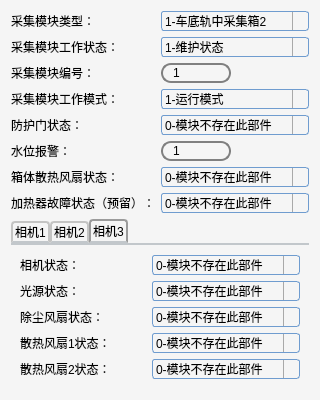
<?xml version="1.0" encoding="UTF-8"?>
<ui version="4.0">
 <class>StatePacket</class>
 <widget class="QDialog" name="StatePacket">
  <property name="geometry">
   <rect>
    <x>0</x>
    <y>0</y>
    <width>301</width>
    <height>400</height>
   </rect>
  </property>
  <property name="windowTitle">
   <string>Dialog</string>
  </property>
  <property name="styleSheet">
   <string notr="true">/*QComboBox*/

QComboBox {
border: 1px solid rgb(111, 156, 207);
border-radius: 3px;
padding: 1px 18px 1px 3px;
min-width: 9em;
max-width: 9em;
}
QComboBox::drop-down {
subcontrol-origin: padding;
subcontrol-position: top right;
width: 15px;
border-left-width: 1px;
border-left-color: darkgray;
border-left-style: solid;
border-top-right-radius: 3px;
border-bottom-right-radius: 3px;
}
QComboBox QAbstractItemView {
border: 2px solid darkgray;
selection-background-color: lightgray;
}

/*QLineEdit*/

QLineEdit{
min-width:50px;
max-width:50px;
border: 2px solid gray;
border-radius: 10px;
padding: 0 8px;
background: yellow;
selection-background-color: darkgray;
}

/*QPushButton*/

QPushButton{
min-width:75px;
max-width:75px;
min-height:20px;
border:1px solid black;
border-radius:5px;
}
QPushButton:hover{
background-color: #333333;
border-color: #444444;
color:rgb(255,255,255);
}
QPushButton:pressed{
background-color: #111111;
border-color: #333333;
color: yellow;
}

/*QTabWidget*/
QTabWidget::tab-bar {
alignment: left;
}
QTabWidget::pane {
border-top: 2px solid #C2C7CB;
}
QTabBar::tab:selected {
margin-top:0px;
border-color: #9B9B9B;
border-bottom-color: #C2C7CB;
}
QTabBar::tab:!selected {
margin-top: 2px;
}
QTabBar::tab {
background: qlineargradient(x1: 0, y1: 0, x2: 0, y2: 1,
stop: 0 #E1E1E1, stop: 0.4 #DDDDDD,
stop: 0.5 #D8D8D8, stop: 1.0 #D3D3D3);
border: 2px solid #C4C4C3;
border-bottom-color: #C2C7CB;
border-top-left-radius: 4px;
border-top-right-radius: 4px;
min-width: 8ex;
padding: 2px;
}

/*QWidget*/
QWidget{
background-color:#F5F5F5;
}

/*QGroupBox*/
QGroupBox {
border: 2px solid gray;
border-radius: 5px;
margin-top: 1ex;
}
QGroupBox::title {
subcontrol-origin: margin;
subcontrol-position: top center;
padding: 0 3px;
background-color: qlineargradient(x1: 0, y1: 0, x2: 0, y2: 1,
stop: 0 #FF0ECE, stop: 1 #FFFFFF);
}

/*QCheckBox*/

QCheckBox::indicator{
width: 13px;
height: 13px;
background-color: #00FF00;
border: 1px solid #000000;
border-radius:4px;
}
QCheckBox::indicator::checked{
background-color: qradialgradient(cx:0.5, cy:0.5, fx:0.25, fy:0.15,
radius:0.3, stop:0 #FF0000, stop:1 #FFFFFF);
}

/*QtextEdit*/

QTextEdit{
border: 1px solid gray;
border-radius: 5px;
}
QTextEdit#textEdit{
background-color: rgb(235, 255, 203);
}
QTextEdit#textEdit_2{
background-color: rgb(194, 255, 194);
}
QTextEdit#textEdit_3{
background-color: rgb(170, 255, 127);
}
QScrollBar:vertical{
width:8px;
background:rgba(0,0,0,0%);
margin:0px,0px,0px,0px;
padding-top:9px;
padding-bottom:9px;
}
QScrollBar::handle:vertical{
width:8px;
background:rgba(0,0,0,25%);
border-radius:4px;
min-height:20;
}
QScrollBar::handle:vertical:hover{
width:8px;
background:rgba(0,0,0,50%);
border-radius:4px;
min-height:20;
}</string>
  </property>
  <layout class="QVBoxLayout" name="verticalLayout_2">
   <item>
    <layout class="QGridLayout" name="gridLayout">
     <item row="0" column="0">
      <widget class="QLabel" name="label">
       <property name="text">
        <string>采集模块类型：</string>
       </property>
      </widget>
     </item>
     <item row="0" column="1" colspan="2">
      <widget class="QComboBox" name="comboBox">
       <item>
        <property name="text">
         <string>1-车底轨中采集箱2</string>
        </property>
       </item>
       <item>
        <property name="text">
         <string>2-车底轨中采集箱1</string>
        </property>
       </item>
       <item>
        <property name="text">
         <string>3-车底轨外采集箱</string>
        </property>
       </item>
       <item>
        <property name="text">
         <string>4-走行部侧面采集箱</string>
        </property>
       </item>
       <item>
        <property name="text">
         <string>5-车体侧面采集箱</string>
        </property>
       </item>
       <item>
        <property name="text">
         <string>6-车顶采集模块</string>
        </property>
       </item>
      </widget>
     </item>
     <item row="1" column="0">
      <widget class="QLabel" name="label_2">
       <property name="text">
        <string>采集模块工作状态：</string>
       </property>
      </widget>
     </item>
     <item row="1" column="1" colspan="2">
      <widget class="QComboBox" name="comboBox_2">
       <item>
        <property name="text">
         <string>1-维护状态</string>
        </property>
       </item>
       <item>
        <property name="text">
         <string>2-休眠状态</string>
        </property>
       </item>
       <item>
        <property name="text">
         <string>3-激活状态</string>
        </property>
       </item>
       <item>
        <property name="text">
         <string>4-拍摄状态</string>
        </property>
       </item>
       <item>
        <property name="text">
         <string>5-错误状态</string>
        </property>
       </item>
      </widget>
     </item>
     <item row="2" column="0">
      <widget class="QLabel" name="label_3">
       <property name="text">
        <string>采集模块编号：</string>
       </property>
      </widget>
     </item>
     <item row="2" column="1" colspan="2">
      <widget class="QLineEdit" name="lineEdit">
       <property name="text">
        <string>1</string>
       </property>
      </widget>
     </item>
     <item row="3" column="0">
      <widget class="QLabel" name="label_4">
       <property name="text">
        <string>采集模块工作模式：</string>
       </property>
      </widget>
     </item>
     <item row="3" column="1" colspan="2">
      <widget class="QComboBox" name="comboBox_3">
       <item>
        <property name="text">
         <string>1-运行模式</string>
        </property>
       </item>
       <item>
        <property name="text">
         <string>2-维护模式</string>
        </property>
       </item>
      </widget>
     </item>
     <item row="4" column="0">
      <widget class="QLabel" name="label_10">
       <property name="text">
        <string>防护门状态：</string>
       </property>
      </widget>
     </item>
     <item row="5" column="0">
      <widget class="QLabel" name="label_11">
       <property name="text">
        <string>水位报警：</string>
       </property>
      </widget>
     </item>
     <item row="6" column="0">
      <widget class="QLabel" name="label_12">
       <property name="text">
        <string>箱体散热风扇状态：</string>
       </property>
      </widget>
     </item>
     <item row="4" column="1" colspan="2">
      <widget class="QComboBox" name="comboBox_9">
       <item>
        <property name="text">
         <string>0-模块不存在此部件</string>
        </property>
       </item>
       <item>
        <property name="text">
         <string>1-部件打开</string>
        </property>
       </item>
       <item>
        <property name="text">
         <string>2-部件关闭</string>
        </property>
       </item>
       <item>
        <property name="text">
         <string>3-部件故障</string>
        </property>
       </item>
      </widget>
     </item>
     <item row="5" column="1" colspan="2">
      <widget class="QLineEdit" name="lineEdit_2">
       <property name="text">
        <string>1</string>
       </property>
      </widget>
     </item>
     <item row="6" column="1" colspan="2">
      <widget class="QComboBox" name="comboBox_10">
       <item>
        <property name="text">
         <string>0-模块不存在此部件</string>
        </property>
       </item>
       <item>
        <property name="text">
         <string>1-部件打开</string>
        </property>
       </item>
       <item>
        <property name="text">
         <string>2-部件关闭</string>
        </property>
       </item>
       <item>
        <property name="text">
         <string>3-部件故障</string>
        </property>
       </item>
      </widget>
     </item>
     <item row="7" column="0">
      <widget class="QLabel" name="label_13">
       <property name="text">
        <string>加热器故障状态（预留）：</string>
       </property>
      </widget>
     </item>
     <item row="7" column="1" colspan="2">
      <widget class="QComboBox" name="comboBox_11">
       <item>
        <property name="text">
         <string>0-模块不存在此部件</string>
        </property>
       </item>
       <item>
        <property name="text">
         <string>1-部件打开</string>
        </property>
       </item>
       <item>
        <property name="text">
         <string>2-部件关闭</string>
        </property>
       </item>
       <item>
        <property name="text">
         <string>3-部件故障</string>
        </property>
       </item>
      </widget>
     </item>
    </layout>
   </item>
   <item>
    <widget class="QTabWidget" name="tabWidget">
     <property name="currentIndex">
      <number>2</number>
     </property>
     <widget class="QWidget" name="tab">
      <attribute name="title">
       <string>相机1</string>
      </attribute>
      <layout class="QVBoxLayout" name="verticalLayout">
       <item>
        <layout class="QGridLayout" name="gridLayout_5">
         <item row="0" column="0">
          <widget class="QLabel" name="label_19">
           <property name="text">
            <string>相机状态：</string>
           </property>
          </widget>
         </item>
         <item row="0" column="1">
          <widget class="QComboBox" name="comboBox_17">
           <item>
            <property name="text">
             <string>0-模块不存在此部件</string>
            </property>
           </item>
           <item>
            <property name="text">
             <string>1-部件打开</string>
            </property>
           </item>
           <item>
            <property name="text">
             <string>2-部件关闭</string>
            </property>
           </item>
           <item>
            <property name="text">
             <string>3-部件故障</string>
            </property>
           </item>
          </widget>
         </item>
         <item row="1" column="0">
          <widget class="QLabel" name="label_20">
           <property name="text">
            <string>光源状态：</string>
           </property>
          </widget>
         </item>
         <item row="1" column="1">
          <widget class="QComboBox" name="comboBox_18">
           <item>
            <property name="text">
             <string>0-模块不存在此部件</string>
            </property>
           </item>
           <item>
            <property name="text">
             <string>1-部件打开</string>
            </property>
           </item>
           <item>
            <property name="text">
             <string>2-部件关闭</string>
            </property>
           </item>
           <item>
            <property name="text">
             <string>3-部件故障</string>
            </property>
           </item>
          </widget>
         </item>
         <item row="2" column="0">
          <widget class="QLabel" name="label_21">
           <property name="text">
            <string>除尘风扇状态：</string>
           </property>
          </widget>
         </item>
         <item row="2" column="1">
          <widget class="QComboBox" name="comboBox_19">
           <item>
            <property name="text">
             <string>0-模块不存在此部件</string>
            </property>
           </item>
           <item>
            <property name="text">
             <string>1-部件打开</string>
            </property>
           </item>
           <item>
            <property name="text">
             <string>2-部件关闭</string>
            </property>
           </item>
           <item>
            <property name="text">
             <string>3-部件故障</string>
            </property>
           </item>
          </widget>
         </item>
         <item row="3" column="0">
          <widget class="QLabel" name="label_22">
           <property name="text">
            <string>散热风扇1状态：</string>
           </property>
          </widget>
         </item>
         <item row="3" column="1">
          <widget class="QComboBox" name="comboBox_20">
           <item>
            <property name="text">
             <string>0-模块不存在此部件</string>
            </property>
           </item>
           <item>
            <property name="text">
             <string>1-部件打开</string>
            </property>
           </item>
           <item>
            <property name="text">
             <string>2-部件关闭</string>
            </property>
           </item>
           <item>
            <property name="text">
             <string>3-部件故障</string>
            </property>
           </item>
          </widget>
         </item>
         <item row="4" column="0">
          <widget class="QLabel" name="label_23">
           <property name="text">
            <string>散热风扇2状态：</string>
           </property>
          </widget>
         </item>
         <item row="4" column="1">
          <widget class="QComboBox" name="comboBox_21">
           <item>
            <property name="text">
             <string>0-模块不存在此部件</string>
            </property>
           </item>
           <item>
            <property name="text">
             <string>1-部件打开</string>
            </property>
           </item>
           <item>
            <property name="text">
             <string>2-部件关闭</string>
            </property>
           </item>
           <item>
            <property name="text">
             <string>3-部件故障</string>
            </property>
           </item>
          </widget>
         </item>
        </layout>
       </item>
      </layout>
     </widget>
     <widget class="QWidget" name="tab_2">
      <attribute name="title">
       <string>相机2</string>
      </attribute>
      <layout class="QVBoxLayout" name="verticalLayout_3">
       <item>
        <layout class="QGridLayout" name="gridLayout_4">
         <item row="0" column="0">
          <widget class="QLabel" name="label_14">
           <property name="text">
            <string>相机状态：</string>
           </property>
          </widget>
         </item>
         <item row="0" column="1">
          <widget class="QComboBox" name="comboBox_12">
           <item>
            <property name="text">
             <string>0-模块不存在此部件</string>
            </property>
           </item>
           <item>
            <property name="text">
             <string>1-部件打开</string>
            </property>
           </item>
           <item>
            <property name="text">
             <string>2-部件关闭</string>
            </property>
           </item>
           <item>
            <property name="text">
             <string>3-部件故障</string>
            </property>
           </item>
          </widget>
         </item>
         <item row="1" column="0">
          <widget class="QLabel" name="label_15">
           <property name="text">
            <string>光源状态：</string>
           </property>
          </widget>
         </item>
         <item row="1" column="1">
          <widget class="QComboBox" name="comboBox_13">
           <item>
            <property name="text">
             <string>0-模块不存在此部件</string>
            </property>
           </item>
           <item>
            <property name="text">
             <string>1-部件打开</string>
            </property>
           </item>
           <item>
            <property name="text">
             <string>2-部件关闭</string>
            </property>
           </item>
           <item>
            <property name="text">
             <string>3-部件故障</string>
            </property>
           </item>
          </widget>
         </item>
         <item row="2" column="0">
          <widget class="QLabel" name="label_16">
           <property name="text">
            <string>除尘风扇状态：</string>
           </property>
          </widget>
         </item>
         <item row="2" column="1">
          <widget class="QComboBox" name="comboBox_14">
           <item>
            <property name="text">
             <string>0-模块不存在此部件</string>
            </property>
           </item>
           <item>
            <property name="text">
             <string>1-部件打开</string>
            </property>
           </item>
           <item>
            <property name="text">
             <string>2-部件关闭</string>
            </property>
           </item>
           <item>
            <property name="text">
             <string>3-部件故障</string>
            </property>
           </item>
          </widget>
         </item>
         <item row="3" column="0">
          <widget class="QLabel" name="label_17">
           <property name="text">
            <string>散热风扇1状态：</string>
           </property>
          </widget>
         </item>
         <item row="3" column="1">
          <widget class="QComboBox" name="comboBox_15">
           <item>
            <property name="text">
             <string>0-模块不存在此部件</string>
            </property>
           </item>
           <item>
            <property name="text">
             <string>1-部件打开</string>
            </property>
           </item>
           <item>
            <property name="text">
             <string>2-部件关闭</string>
            </property>
           </item>
           <item>
            <property name="text">
             <string>3-部件故障</string>
            </property>
           </item>
          </widget>
         </item>
         <item row="4" column="0">
          <widget class="QLabel" name="label_18">
           <property name="text">
            <string>散热风扇2状态：</string>
           </property>
          </widget>
         </item>
         <item row="4" column="1">
          <widget class="QComboBox" name="comboBox_16">
           <item>
            <property name="text">
             <string>0-模块不存在此部件</string>
            </property>
           </item>
           <item>
            <property name="text">
             <string>1-部件打开</string>
            </property>
           </item>
           <item>
            <property name="text">
             <string>2-部件关闭</string>
            </property>
           </item>
           <item>
            <property name="text">
             <string>3-部件故障</string>
            </property>
           </item>
          </widget>
         </item>
        </layout>
       </item>
      </layout>
     </widget>
     <widget class="QWidget" name="tab_3">
      <attribute name="title">
       <string>相机3</string>
      </attribute>
      <layout class="QVBoxLayout" name="verticalLayout_4">
       <item>
        <layout class="QGridLayout" name="gridLayout_3">
         <item row="0" column="0">
          <widget class="QLabel" name="label_5">
           <property name="text">
            <string>相机状态：</string>
           </property>
          </widget>
         </item>
         <item row="0" column="1">
          <widget class="QComboBox" name="comboBox_4">
           <item>
            <property name="text">
             <string>0-模块不存在此部件</string>
            </property>
           </item>
           <item>
            <property name="text">
             <string>1-部件打开</string>
            </property>
           </item>
           <item>
            <property name="text">
             <string>2-部件关闭</string>
            </property>
           </item>
           <item>
            <property name="text">
             <string>3-部件故障</string>
            </property>
           </item>
          </widget>
         </item>
         <item row="1" column="0">
          <widget class="QLabel" name="label_6">
           <property name="text">
            <string>光源状态：</string>
           </property>
          </widget>
         </item>
         <item row="1" column="1">
          <widget class="QComboBox" name="comboBox_5">
           <item>
            <property name="text">
             <string>0-模块不存在此部件</string>
            </property>
           </item>
           <item>
            <property name="text">
             <string>1-部件打开</string>
            </property>
           </item>
           <item>
            <property name="text">
             <string>2-部件关闭</string>
            </property>
           </item>
           <item>
            <property name="text">
             <string>3-部件故障</string>
            </property>
           </item>
          </widget>
         </item>
         <item row="2" column="0">
          <widget class="QLabel" name="label_7">
           <property name="text">
            <string>除尘风扇状态：</string>
           </property>
          </widget>
         </item>
         <item row="2" column="1">
          <widget class="QComboBox" name="comboBox_6">
           <item>
            <property name="text">
             <string>0-模块不存在此部件</string>
            </property>
           </item>
           <item>
            <property name="text">
             <string>1-部件打开</string>
            </property>
           </item>
           <item>
            <property name="text">
             <string>2-部件关闭</string>
            </property>
           </item>
           <item>
            <property name="text">
             <string>3-部件故障</string>
            </property>
           </item>
          </widget>
         </item>
         <item row="3" column="0">
          <widget class="QLabel" name="label_8">
           <property name="text">
            <string>散热风扇1状态：</string>
           </property>
          </widget>
         </item>
         <item row="3" column="1">
          <widget class="QComboBox" name="comboBox_7">
           <item>
            <property name="text">
             <string>0-模块不存在此部件</string>
            </property>
           </item>
           <item>
            <property name="text">
             <string>1-部件打开</string>
            </property>
           </item>
           <item>
            <property name="text">
             <string>2-部件关闭</string>
            </property>
           </item>
           <item>
            <property name="text">
             <string>3-部件故障</string>
            </property>
           </item>
          </widget>
         </item>
         <item row="4" column="0">
          <widget class="QLabel" name="label_9">
           <property name="text">
            <string>散热风扇2状态：</string>
           </property>
          </widget>
         </item>
         <item row="4" column="1">
          <widget class="QComboBox" name="comboBox_8">
           <item>
            <property name="text">
             <string>0-模块不存在此部件</string>
            </property>
           </item>
           <item>
            <property name="text">
             <string>1-部件打开</string>
            </property>
           </item>
           <item>
            <property name="text">
             <string>2-部件关闭</string>
            </property>
           </item>
           <item>
            <property name="text">
             <string>3-部件故障</string>
            </property>
           </item>
          </widget>
         </item>
        </layout>
       </item>
      </layout>
     </widget>
    </widget>
   </item>
  </layout>
 </widget>
 <resources/>
 <connections/>
</ui>
